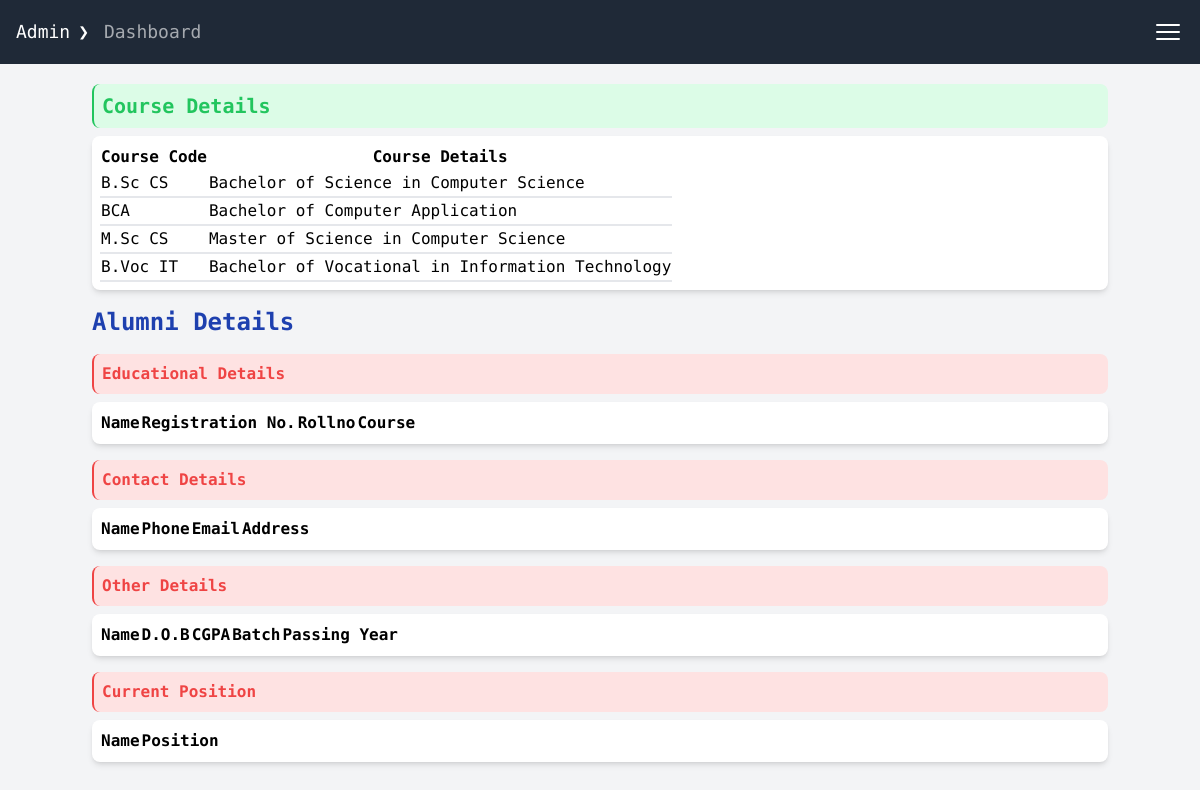
The app's page /frontend/Admin/database.php (signed in), older data.
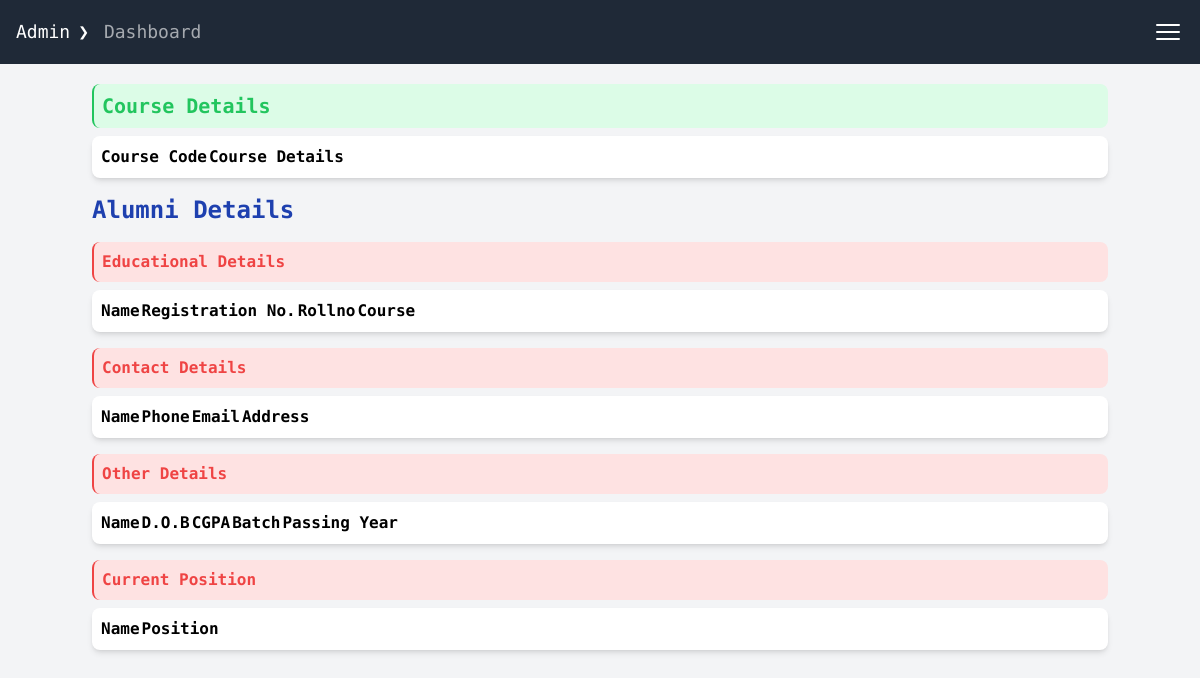
The same page, newer data.
### tables this page shows
CREATE TABLE `course_table` (
  `course_id` int(11) NOT NULL,
  `course_code` varchar(50) NOT NULL,
  `course_name` varchar(100) NOT NULL,
  `create_at` datetime NOT NULL DEFAULT current_timestamp()
);

### connections/db_connect.php (called while the page is built)
<?php
function connect_db()
{
    $include_json = __DIR__.'/../config/config.json';
    $config = file_get_contents($include_json);
    $data = json_decode($config, TRUE);
    $server = $data['server'];
    $username = $data['username'];
    $password = $data['password'];
    $dbname = $data['dbname'];
    try {
        $dsn = "mysql:host=" . $server . ";dbname=" . $dbname . ";charset=UTF8";
        $conn = new PDO($dsn, $username, $password);
        $conn->setAttribute(PDO::ATTR_ERRMODE, PDO::ERRMODE_EXCEPTION);
    } catch (PDOException $e) {
        echo "Error :" . $e->getMessage();
    }
    return $conn;
}

### backend/course/Course.php (called while the page is built, shortened)
<?php
include_once __DIR__ . "/../../connections/db_connect.php";
class Course
{
    private $conn;
    private $course_table;
    public function __construct()
    {
        $this->conn = connect_db();
        $include_json = __DIR__ . '/../../config/config.json';
        $config = file_get_contents($include_json);
        $data = json_decode($config, TRUE);
        $this->course_table = $data['course'];
    }
    public function get_course()
    {
        $query = "
            SELECT * FROM " . $this->course_table . " WHERE 1;
        ";
        $stmt = $this->conn->prepare($query);
        if ($stmt->execute()) {
            if ($stmt->rowCount() > 0) {
                return $stmt;
            } else
                return false;
        }
    }
}

### frontend/Admin/database.php (the view, shortened to what the changed rows need)
<?php
include_once __DIR__ . '/../../backend/course/Course.php';
?>
<!DOCTYPE html>
<html lang="en">
<head>
    <link rel="stylesheet" href="../../dist/output.css">
    <link rel="stylesheet" href="https://cdnjs.cloudflare.com/ajax/libs/font-awesome/6.4.0/css/all.min.css" />
    <link rel="stylesheet" href="../../style.css">
    <link rel="stylesheet" href="style/navbar.css">
    <link rel="stylesheet" href="//cdn.datatables.net/1.12.1/css/jquery.dataTables.min.css">
</head>
<body class="bg-gray-100">
    <main class="container mx-auto mt-20 mb-4 p-1">
        <section class="container">
            <h1 class="text-xl text-green-500 font-bold mb-2 border-s-2 border-green-500 p-2 bg-green-100 rounded-lg">
                Course Details</h1>
            <div class="bg-white p-2 rounded-lg shadow-md hover:shadow-lg">
                <table class="table" id="course_table">
                    <thead>
                        <tr>
                            <th scope="col">Course Code</th>
                            <th scope="col">Course Details</th>
                        </tr>
                    </thead>
                    <tbody>
                        <?php
                        $course_obj = new Course();
                        $result = $course_obj->get_course();
                        if ($result) {
                            $courses = $result->fetchAll(PDO::FETCH_ASSOC);
                            foreach ($courses as $course) {
                                echo '
                                <tr class="border-b-2">
                                    <td>' . $course["course_code"] . '</td>
                                    <td>' . $course["course_name"] . '</td>
                                </tr>
                                ';
                            }
                        }
                        ?>
                    </tbody>
                </table>
            </div>
        </section>
        <section class="my-4">
            <h1 class="text-2xl font-bold text-blue-800">Alumni Details</h1>
        </section>
        <section class="container my-4">
            <h1 class="text-md text-red-500 font-bold mb-2 border-s-2 border-red-500 p-2 bg-red-100 rounded-lg">Educational Details</h1>
            <div class="bg-white p-2 rounded-lg shadow-md hover:shadow-lg">
                <table class="table" id="alumni_contact">
                    <thead>
                        <tr>
                            <th scope="col">Name</th>
                            <th scope="col">Registration No.</th>
                            <th scope="col">Rollno</th>
                            <th scope="col">Course</th>
                        </tr>
                    </thead>
                </table>
            </div>
        </section>
        <section class="container my-4">
            <h1 class="text-md text-red-500 font-bold mb-2 border-s-2 border-red-500 p-2 bg-red-100 rounded-lg">Contact Details</h1>
            <div class="bg-white p-2 rounded-lg shadow-md hover:shadow-lg">
                <table class="table" id="alumni_education">
                    <thead>
                        <tr>
                            <th scope="col">Name</th>
                            <th scope="col">Phone</th>
                            <th scope="col">Email</th>
                            <th scope="col">Address</th>
                        </tr>
                    </thead>
                </table>
            </div>
        </section>
        <section class="container my-4">
            <h1 class="text-md text-red-500 font-bold mb-2 border-s-2 border-red-500 p-2 bg-red-100 rounded-lg">Other Details</h1>
            <div class="bg-white p-2 rounded-lg shadow-md hover:shadow-lg">
                <table class="table" id="other_details">
                    <thead>
                        <tr>
                            <th scope="col">Name</th>
                            <th scope="col">D.O.B</th>
                            <th scope="col">CGPA</th>
                            <th scope="col">Batch</th>
                            <th scope="col">Passing Year</th>
                        </tr>
                    </thead>
                </table>
            </div>
        </section>
        <section class="container my-4">
            <h1 class="text-md text-red-500 font-bold mb-2 border-s-2 border-red-500 p-2 bg-red-100 rounded-lg">Current Position</h1>
            <div class="bg-white p-2 rounded-lg shadow-md hover:shadow-lg">
                <table class="table" id="position">
                    <thead>
                        <tr>
                            <th scope="col">Name</th>
                            <th scope="col">Position</th>
                        </tr>
                    </thead>
                </table>
            </div>
        </section>
    </main>
</body>
</html>

Row changes from the older to the newer data that the page shows:
removed course_table: course_code "B.Sc CS", course_name "Bachelor of Science in Computer Science"
removed course_table: course_code "BCA", course_name "Bachelor of Computer Application"
removed course_table: course_code "M.Sc CS", course_name "Master of Science in Computer Science"
removed course_table: course_code "B.Voc IT", course_name "Bachelor of Vocational in Information Technology"
